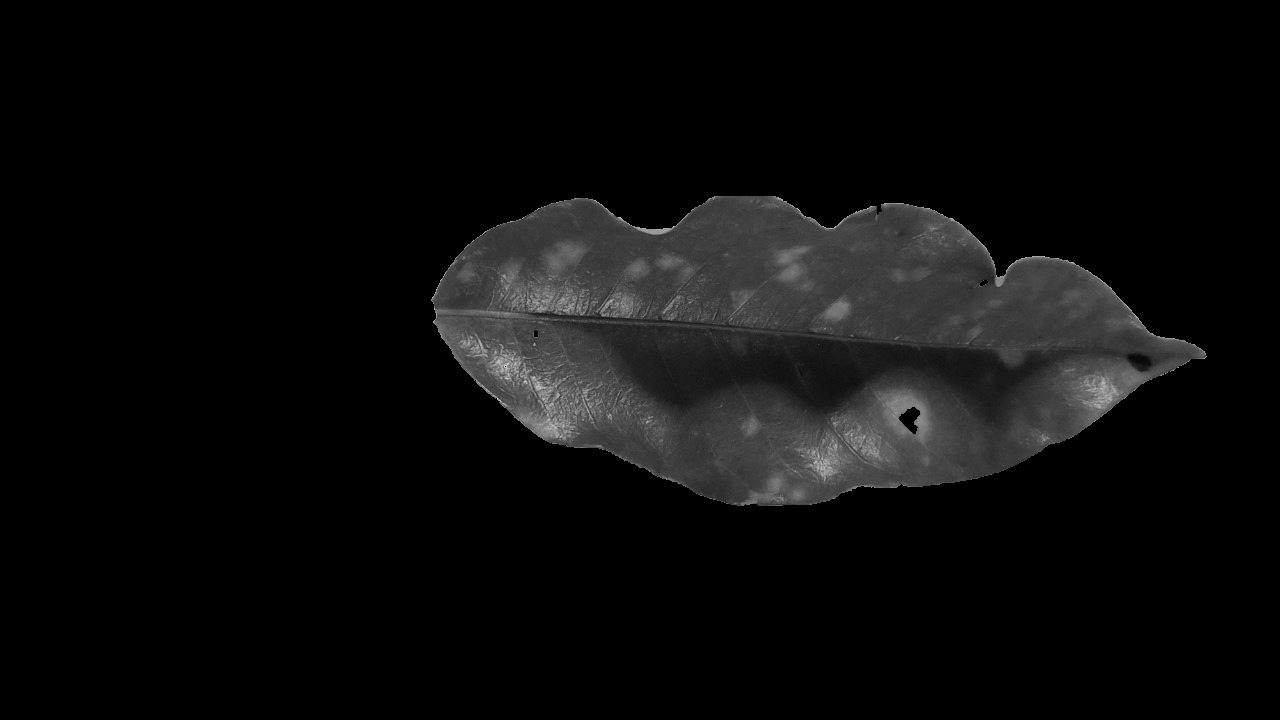
#> input picture resultados/f1.png, 1280 x 720 px, given in place of f1.jpeg, which was not available
$ python black_filter.py
#> lines starting #> are read from the running program, lines starting #| are printed output that depends on the picture; after the words box and inside, x2 and y2 are one past the last pixel; in counts of white or black regions, pixels touching at a corner belong together; pictures that were not available may be replaced by others from this repository, and a replacement may not be noted
import cv2
import numpy as np
import utils as ut
from matplotlib import pyplot as plt


def black_back(img, coord):
    mask = np.zeros(img.shape[:2], np.uint8)
    bgdModel = np.zeros((1, 65), np.float64)
    fgdModel = np.zeros((1, 65), np.float64)
    cv2.grabCut(img, mask, coord, bgdModel, fgdModel, 5, cv2.GC_INIT_WITH_RECT)
    mask2 = np.where((mask == 2) | (mask == 0), 0, 1).astype('uint8')
    img = img*mask2[:, :, np.newaxis]
    return img


def color_filter(img, color, diff):
    boundaries_one = [([color[2]-diff, color[1]-diff, color[0]-diff],
                       [color[2]+diff, color[1]+diff, color[0]+diff])]
    for (lower, upper) in boundaries_one:
        lower = np.array(lower, dtype=np.uint8)
        upper = np.array(upper, dtype=np.uint8)
        mask = cv2.inRange(img, lower, upper)
        output = cv2.bitwise_and(img, img, mask=mask)

        ratio_green = cv2.countNonZero(mask)/(img.size/3)
        background = (mask.size - cv2.countNonZero(mask)) / (img.size/3)
        # print('pixels pretos: {}'.format(np.round(background*100, 2)))
        # print('pixels coloridos: {}'.format(np.round(ratio_green*100, 2)))
        # return ut.resize(output)
        return cv2.countNonZero(mask)


img = '/home/brito/Documentos/Dev/tcc/img/f1.jpeg'
img = cv2.imread(img)
#> img is the input picture: shape (720, 1280, 3); min 0, max 216, mean 12
rect = (430, 196, 800, 310)

green = [57, 79, 42]
dark_green = [21, 34, 20]
rust = [99, 90, 20]
diff = 20

leaf_area = (color_filter(black_back(img, rect), rust, diff) + color_filter(black_back(
    img, rect), green, diff) + color_filter(black_back(img, rect), dark_green, diff)) / (img.size/3)
#> in color_filter, `boundaries_one = [([color[2]-diff, color[1]-diff, color[0]-diff], [col..`: boundaries_one = [([0, 70, 79], [40, 110, 119])]
#> the loop in color_filter, `for (lower, upper) in boundaries_one:` made 1 pass
#> (lower, upper, ratio_green, background) on pass 1: ([0, 70, 79], [40, 110, 119], 0, 1)
#> call 2 of black_back, with coord = (430, 196, 800, 310)
#> in black_back (call 2), `mask2 = np.where((mask == 2) | (mask == 0), 0, 1).astype('uint8')`:
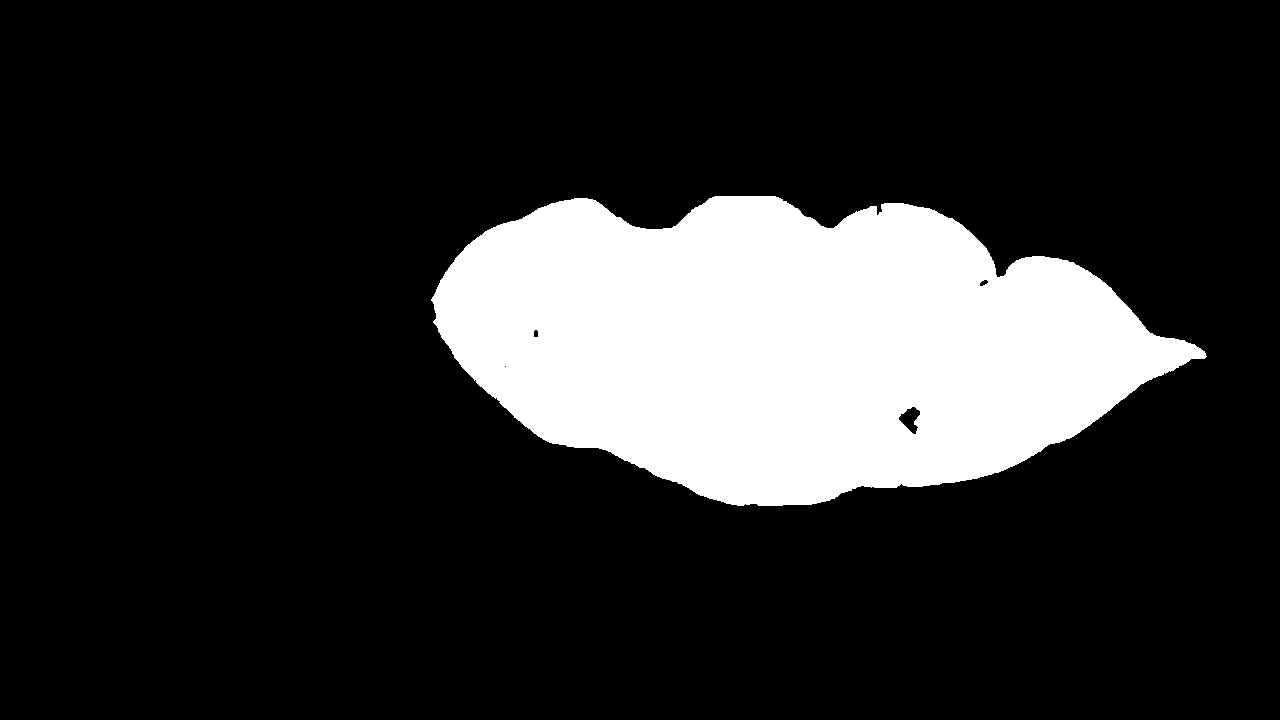
#> mask2: shape (720, 1280); values 0 (black) and 1 (white), 17.8% white; 1 white region, box (x1, y1, x2, y2) and area: (431, 196, 1207, 506) 164253
#> in color_filter (call 2), `boundaries_one = [([color[2]-diff, color[1]-diff, color[0]-diff], [col..`: boundaries_one = [([22, 59, 37], [62, 99, 77])]
#> the loop in color_filter, `for (lower, upper) in boundaries_one:` made 1 pass
#> (lower, upper, ratio_green, background) on pass 1: ([22, 59, 37], [62, 99, 77], 0.0241, 0.976)
#> pass 1, in color_filter (call 2), `output = cv2.bitwise_and(img, img, mask=mask)`:
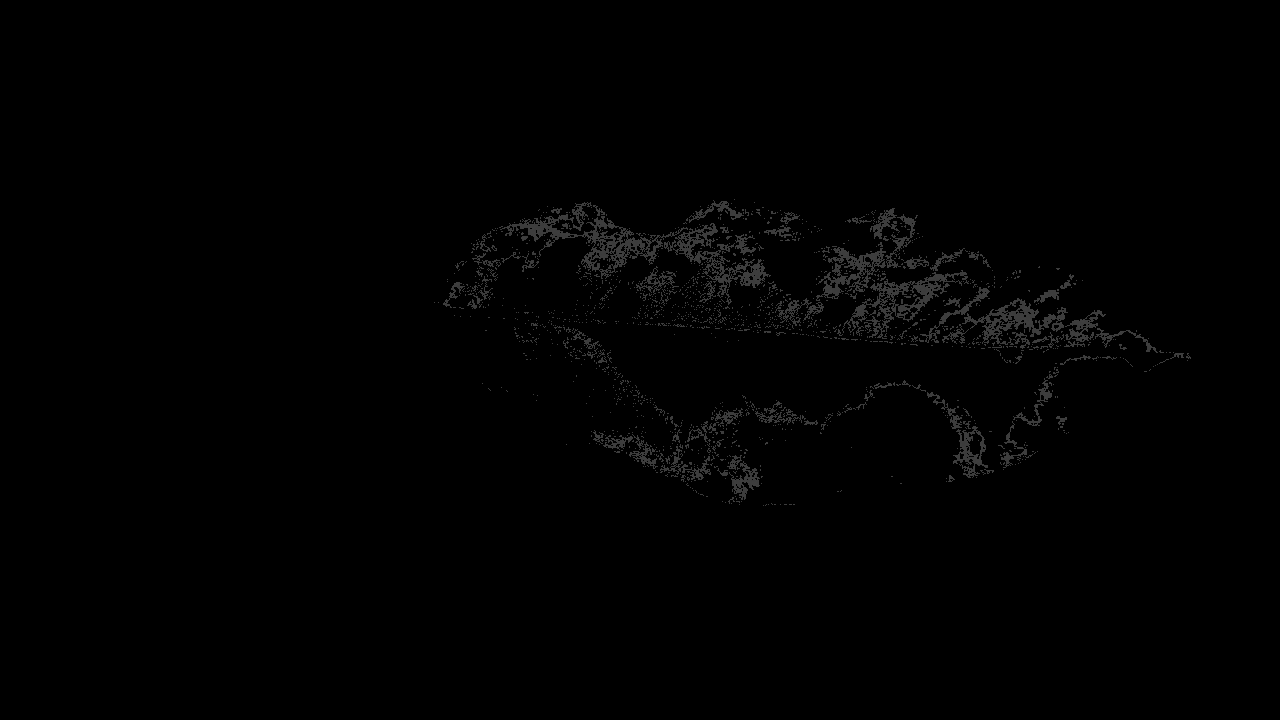
#> output: shape (720, 1280, 3); min 0, max 62, mean 1.5
#> in color_filter (call 3), `boundaries_one = [([color[2]-diff, color[1]-diff, color[0]-diff], [col..`: boundaries_one = [([0, 14, 1], [40, 54, 41])]
#> the loop in color_filter, `for (lower, upper) in boundaries_one:` made 1 pass
#> (lower, upper, ratio_green, background) on pass 1: ([0, 14, 1], [40, 54, 41], 0.0243, 0.976)
#> pass 1, in color_filter (call 3), `mask = cv2.inRange(img, lower, upper)`:
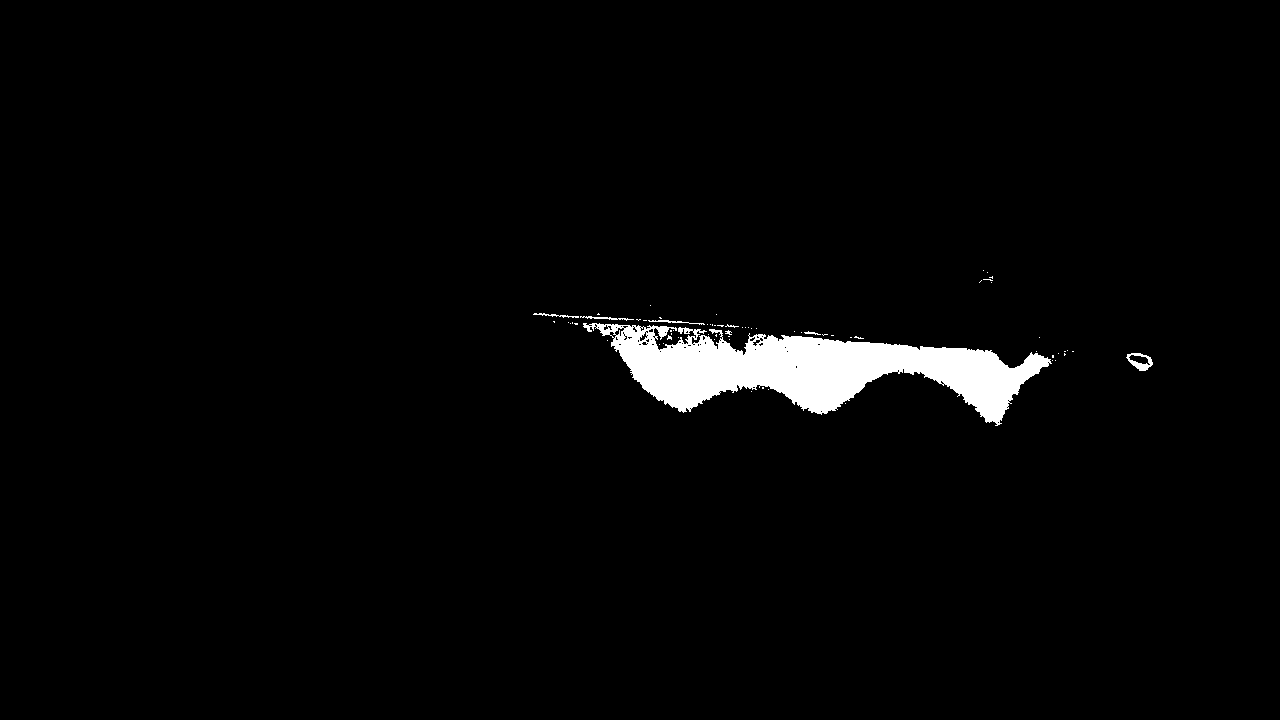
#> mask: shape (720, 1280); 2.4% white; 68 white regions (61 under 20 px), largest, box (x1, y1, x2, y2) and area: (583, 323, 1052, 426) 21659, (1126, 353, 1153, 371) 218, (580, 316, 634, 321) 94
#> pass 1, in color_filter (call 3), `output = cv2.bitwise_and(img, img, mask=mask)`:
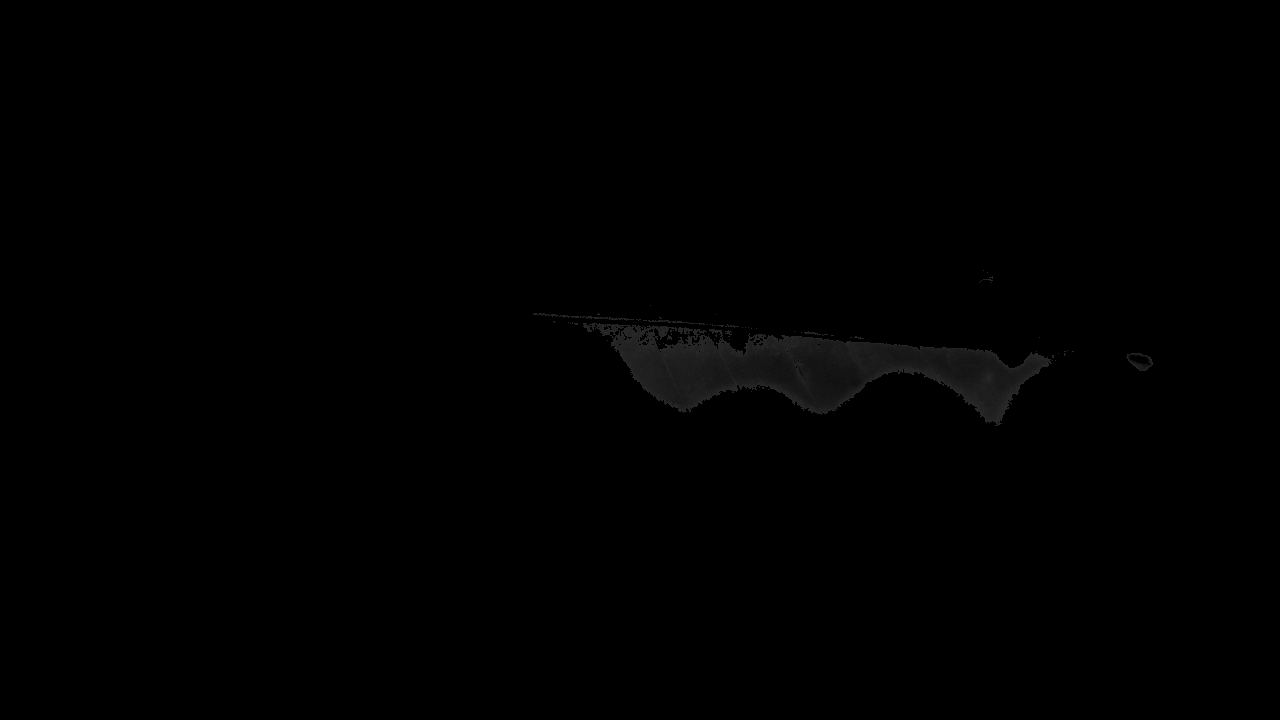
#> output: shape (720, 1280, 3); min 0, max 40, mean 0.7
#> leaf_area = 0.0483
percent_leaf = np.round(leaf_area*100, 2)
#> percent_leaf = 4.83
print(percent_leaf)
#| 4.83

# cv2.imshow("Img", )
# cv2.waitKey(0)

$ run again, with resultados/f10_b.png copied over resultados/f1.png
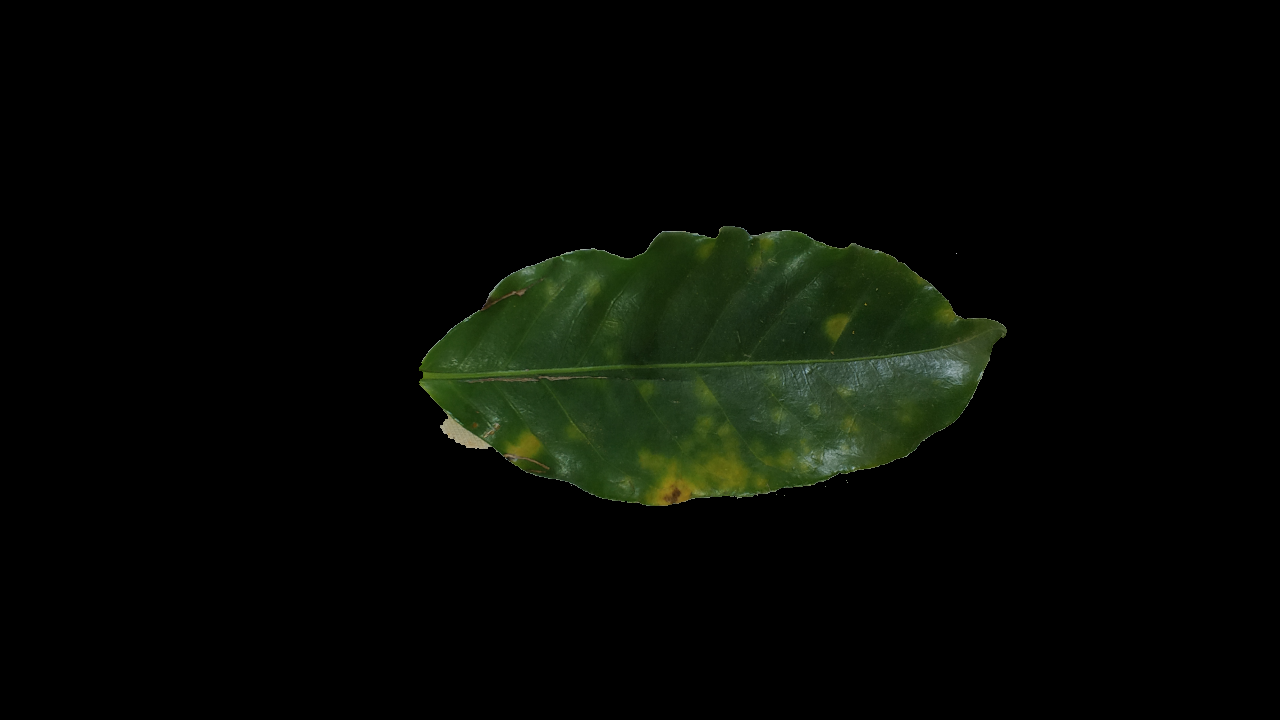
#> input picture resultados/f10_b.png, 1280 x 720 px, given in place of f1.jpeg, which was not available
#> img is the input picture: shape (720, 1280, 3); mean B, G, R 3.8, 8.6, 5.8
#> boundaries_one = [([0, 70, 79], [40, 110, 119])]
#> the loop in color_filter, `for (lower, upper) in boundaries_one:` made 1 pass
#> (lower, upper, ratio_green, background) on pass 1: ([0, 70, 79], [40, 110, 119], 0.00287, 0.997)
#> pass 1, in color_filter, `mask = cv2.inRange(img, lower, upper)`:
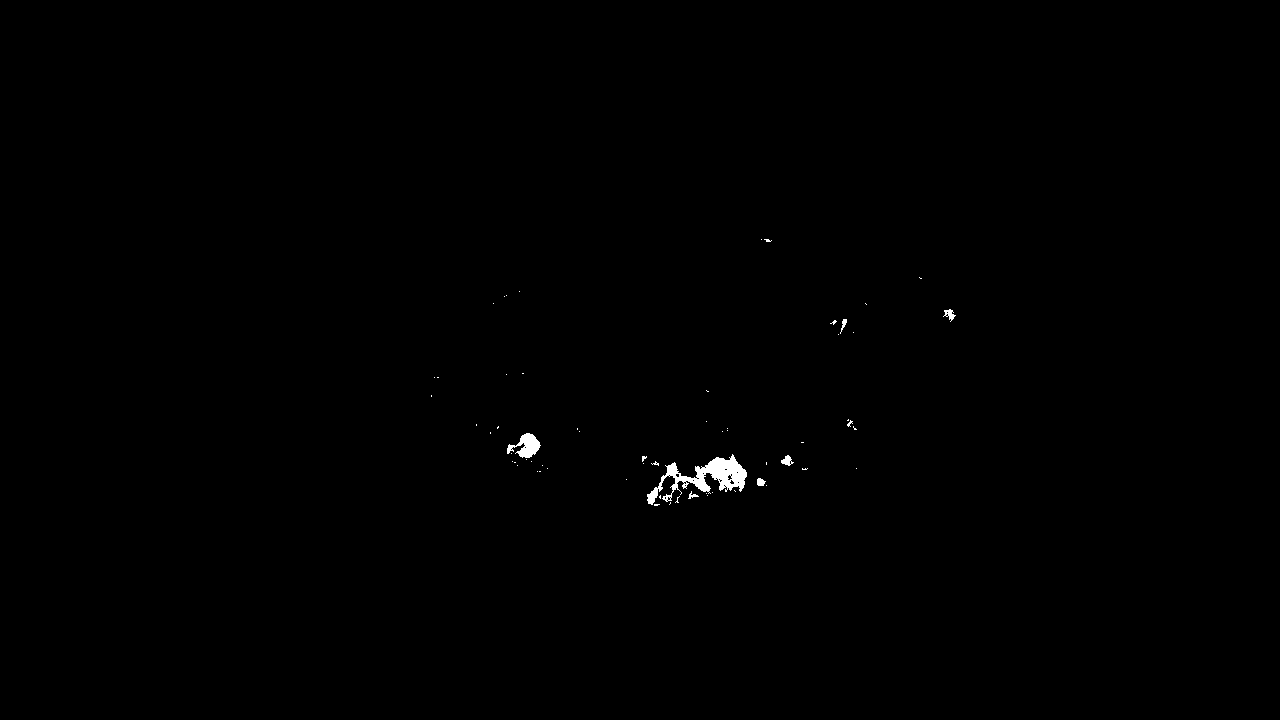
#> mask: shape (720, 1280); 0.29% white; 63 white regions (56 under 20 px), largest, box (x1, y1, x2, y2) and area: (647, 454, 747, 505) 1720, (507, 433, 541, 458) 448, (781, 455, 794, 466) 78
#> mask2: shape (720, 1280); values 0 (black) and 1 (white), 12.7% white; 8 white regions (7 under 20 px), largest, box (x1, y1, x2, y2) and area: (430, 226, 1007, 506) 116655
#> the loop in color_filter, `for (lower, upper) in boundaries_one:` made 1 pass
#> (lower, upper, ratio_green, background) on pass 1: ([22, 59, 37], [62, 99, 77], 0.0475, 0.953)
#> boundaries_one = [([0, 14, 1], [40, 54, 41])]
#> the loop in color_filter, `for (lower, upper) in boundaries_one:` made 1 pass
#> (lower, upper, ratio_green, background) on pass 1: ([0, 14, 1], [40, 54, 41], 0.0337, 0.966)
#> pass 1, in color_filter (call 3), `output = cv2.bitwise_and(img, img, mask=mask)`:
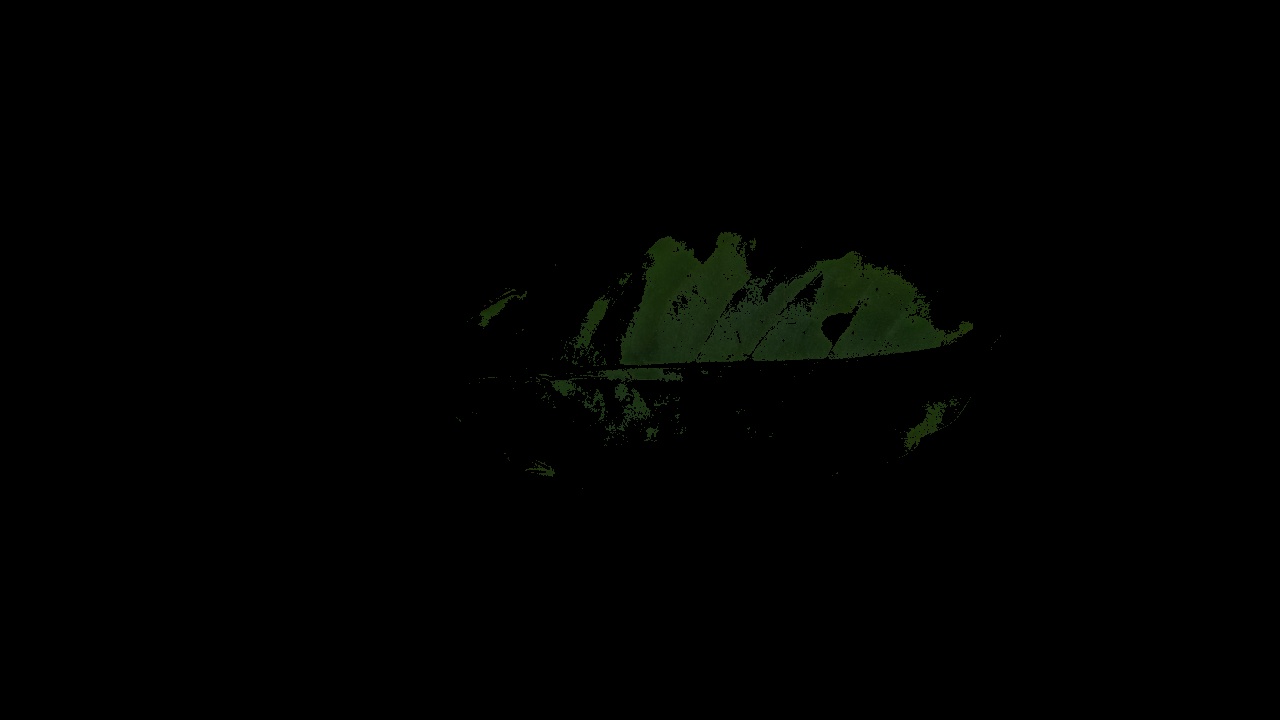
#> output: shape (720, 1280, 3); mean B, G, R 0.6, 1.6, 0.9
#> leaf_area = 0.0841
#> percent_leaf = 8.41
#| 8.41
